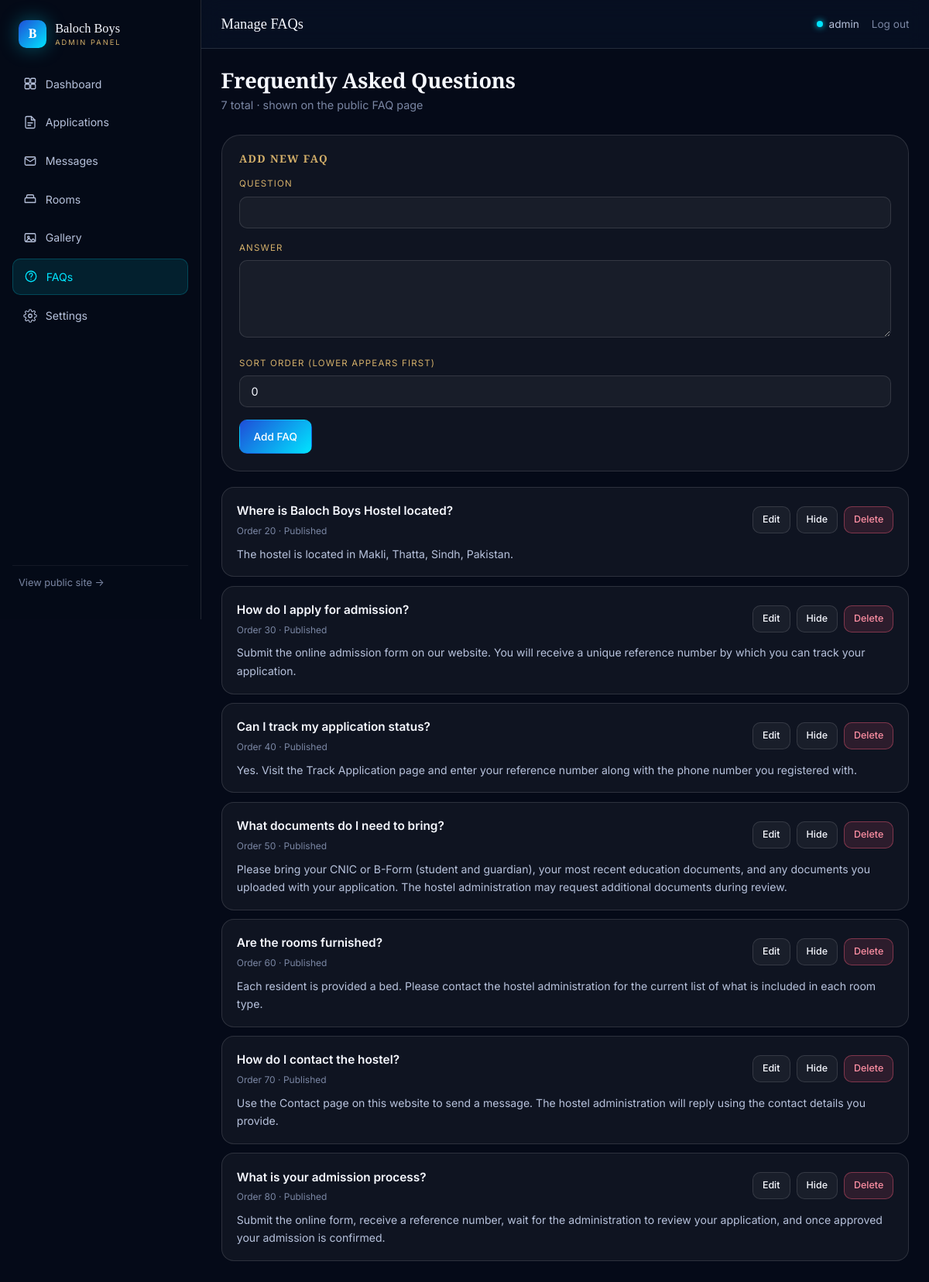
The app's page /admin/faqs (signed in) with its own data.
### models.py (models this page shows, shortened)
class FAQItem(db.Model):
    __tablename__ = "faq_items"
    id = db.Column(db.Integer, primary_key=True)
    question = db.Column(db.String(300), nullable=False)
    answer   = db.Column(db.Text,        nullable=False)
    sort_order = db.Column(db.Integer, default=0, nullable=False, index=True)
    is_published = db.Column(db.Boolean, default=True, nullable=False, index=True)
    created_at = db.Column(db.DateTime, default=datetime.utcnow, nullable=False)

### app.py (the view)
@admin_bp.route("/faqs")
@login_required
def faqs():
    items = FAQItem.query.order_by(FAQItem.sort_order.asc(), FAQItem.id.asc()).all()
    return render_template("admin/faqs.html", items=items)

### app.py (called while the page is built)
@app.after_request
def _security_headers(response):
    response.headers.setdefault("X-Content-Type-Options", "nosniff")
    response.headers.setdefault("X-Frame-Options", "SAMEORIGIN")
    response.headers.setdefault("Referrer-Policy", "strict-origin-when-cross-origin")
    response.headers.setdefault(
        "Permissions-Policy", "camera=(), microphone=(), geolocation=()"
    )
    response.headers.setdefault(
        "Content-Security-Policy",
        "default-src 'self'; "
        "img-src 'self' data:; "
        "style-src 'self' 'unsafe-inline' https://fonts.googleapis.com; "
        "font-src 'self' https://fonts.gstatic.com; "
        "script-src 'self' 'unsafe-inline'; "
        "connect-src 'self'; "
        "frame-ancestors 'self'; "
        "base-uri 'self'; "
        "form-action 'self'"
    )
    return response

def login_required(fn):
    @wraps(fn)
    def wrapper(*args, **kwargs):
        if not session.get("admin_id"):
            return redirect(url_for("admin.login", next=request.path))
        return fn(*args, **kwargs)
    return wrapper

@admin_bp.context_processor
def inject_admin_globals():
    unread = ContactMessage.query.filter_by(is_read=False).count()
    return {"unread_message_count": unread}

@app.context_processor
def inject_globals():
    class _Settings:
        contact_phone = SiteSettings.get("contact_phone")
        whatsapp_number = SiteSettings.get("whatsapp_number")
        hero_image = SiteSettings.get("hero_image")
    return {
        "site_settings": _Settings(),
        "current_year": date.today().year,
    }

### models.py (called while the page is built)
    @classmethod
    def get(cls, key, default=None):
        row = cls.query.filter_by(key=key).first()
        return row.value if row else default

### templates/admin/faqs.html (shortened to what this page needs)
{% extends "admin/admin_base.html" %}
{% block page_title %}Manage FAQs{% endblock %}
{% block content %}
<h1 class="admin-h1">Frequently Asked Questions</h1>
<p class="admin-sub">{{ items|length }} total · shown on the public FAQ page</p>
<div class="admin-card">
  <h3 style="font-size:0.85rem;letter-spacing:0.1em;text-transform:uppercase;color:var(--gold);margin:0 0 1rem;">
    Add New FAQ
  </h3>
  <form method="POST" action="{{ url_for('admin.add_faq') }}" class="admin-form">
    <div class="admin-form__row">
      <label>Question</label>
      <input type="text" name="question" required maxlength="300">
    </div>
    <div class="admin-form__row">
      <label>Answer</label>
      <textarea name="answer" required></textarea>
    </div>
    <div class="admin-form__row">
      <label>Sort order (lower appears first)</label>
      <input type="number" name="sort_order" value="0">
    </div>
    <button type="submit" class="admin-btn admin-btn--primary">Add FAQ</button>
  </form>
</div>
{% if items and items|length > 0 %}
  {% for item in items %}
    <div class="faq-admin-item">
      <div class="faq-admin-item__head">
        <div>
          <div class="faq-admin-item__q">{{ item.question }}</div>
          <div style="font-size:0.75rem;color:var(--text-lo);margin-top:0.2rem;">
            Order {{ item.sort_order }} ·
            {% if item.is_published %}Published{% else %}Hidden{% endif %}
          </div>
        </div>
        <div class="admin-actions">
          <button type="button" class="admin-btn admin-btn--sm"
                  onclick="document.getElementById('edit-{{ item.id }}').style.display =
                           document.getElementById('edit-{{ item.id }}').style.display === 'block' ? 'none' : 'block';">
            Edit
          </button>
          <form method="POST" action="{{ url_for('admin.toggle_faq', item_id=item.id) }}" style="display:inline;">
            <button type="submit" class="admin-btn admin-btn--sm">
              {% if item.is_published %}Hide{% else %}Publish{% endif %}
            </button>
          </form>
          <form method="POST" action="{{ url_for('admin.delete_faq', item_id=item.id) }}" style="display:inline;">
            <button type="submit" class="admin-btn admin-btn--sm admin-btn--danger"
                    data-confirm="Delete this FAQ?">Delete</button>
          </form>
        </div>
      </div>
      <div class="faq-admin-item__a">{{ item.answer }}</div>
    </div>
  {% endfor %}
{% else %}
  <div class="admin-card admin-empty">No FAQs yet. Add one above.</div>
{% endif %}
{% endblock %}

### templates/admin/admin_base.html (shortened to what this page needs)
<!DOCTYPE html>
<html lang="en">
<head>
  <link rel="stylesheet" href="{{ url_for('static', filename='css/public.css') }}">
  <link rel="stylesheet" href="{{ url_for('static', filename='css/admin.css') }}">
</head>
<body class="admin-body">
  <aside class="admin-sidebar" id="adminSidebar">
    <a href="{{ url_for('admin.dashboard') }}" class="admin-brand">
      <span class="admin-brand__mark">B</span>
      <span>
        Baloch Boys
        <span class="admin-brand__sub">Admin Panel</span>
      </span>
    </a>
    <nav class="admin-nav">
      <a href="{{ url_for('admin.dashboard') }}"
         class="admin-nav__link {% if request.endpoint == 'admin.dashboard' %}is-active{% endif %}">
        Dashboard
      </a>
      <a href="{{ url_for('admin.applications') }}"
         class="admin-nav__link {% if request.endpoint in ['admin.applications','admin.application_details'] %}is-active{% endif %}">
        Applications
      </a>
      <a href="{{ url_for('admin.messages') }}"
         class="admin-nav__link {% if request.endpoint == 'admin.messages' %}is-active{% endif %}">
        <svg viewBox="0 0 24 24" width="18" height="18" fill="none">
          <rect x="3" y="5" width="18" height="14" rx="2" stroke="currentColor" stroke-width="1.7"/>
          <path d="m3 7 9 6 9-6" stroke="currentColor" stroke-width="1.7" stroke-linejoin="round"/>
        </svg>
        Messages
      </a>
            <a href="{{ url_for('admin.rooms_admin') }}"
         class="admin-nav__link {% if request.endpoint in ['admin.rooms_admin'] %}is-active{% endif %}">
        <svg viewBox="0 0 24 24" width="18" height="18" fill="none">
          <path d="M3 18v-6a2 2 0 0 1 2-2h14a2 2 0 0 1 2 2v6M3 18h18M6 10V7a2 2 0 0 1 2-2h8a2 2 0 0 1 2 2v3"
                stroke="currentColor" stroke-width="1.7" stroke-linecap="round" stroke-linejoin="round"/>
        </svg>
        Rooms
      </a>
      <a href="{{ url_for('admin.gallery_admin') }}"
         class="admin-nav__link {% if request.endpoint in ['admin.gallery_admin'] %}is-active{% endif %}">
        Gallery
      </a>
      <a href="{{ url_for('admin.faqs') }}"
         class="admin-nav__link {% if request.endpoint == 'admin.faqs' %}is-active{% endif %}">
        <svg viewBox="0 0 24 24" width="18" height="18" fill="none">
          <circle cx="12" cy="12" r="9" stroke="currentColor" stroke-width="1.7"/>
          <path d="M9.5 9a2.5 2.5 0 1 1 4.5 1.5c-.8.8-2 1.5-2 3M12 17h.01"
                stroke="currentColor" stroke-width="1.7" stroke-linecap="round"/>
        </svg>
        FAQs
      </a>
      <a href="{{ url_for('admin.website_settings') }}"
         class="admin-nav__link {% if request.endpoint == 'admin.website_settings' %}is-active{% endif %}">
        Settings
      </a>
    </nav>
    <div class="admin-sidebar__foot">
      <a href="{{ url_for('public.home') }}" target="_blank" rel="noopener">
        View public site &rarr;
      </a>
    </div>
  </aside>
  <div class="admin-main">
    <header class="admin-topbar">
      <div class="admin-topbar__title">
        {% block page_title %}Dashboard{% endblock %}
      </div>
      <div class="admin-topbar__right">
        <span class="admin-user">
          <span class="admin-user__dot"></span>
          {{ session.admin_username if session and session.admin_username else 'Admin' }}
        </span>
        <a href="{{ url_for('admin.logout') }}" class="admin-logout">Log out</a>
      </div>
    </header>
    <main class="admin-content">
      {% block content %}{% endblock %}
    </main>
  </div>
</body>
</html>

### static/css/public.css (style rules this page uses)
:root { --navy-950: #050a18; --navy-900: #081226; --navy-800: #0d1b36; --navy-700: #12244a; --charcoal: #14161d; --royal: #1e4ed8; --royal-bright: #2f6bff; --cyan: #00e5ff; --cyan-soft: #6ff3ff; --gold: #d4b06a; --gold-bright: #f0d89a; --gold-dim: #9c7f45; --text-hi: #f6f8ff; --text-mid: #b7c2dc; --text-lo: #7a86a3; --glass-bg: rgba(255, 255, 255, 0.045); --glass-bg-hi: rgba(255, 255, 255, 0.08); --glass-border: rgba(255, 255, 255, 0.12); --glass-border-hi: rgba(0, 229, 255, 0.35); --grad-royal: linear-gradient(135deg, var(--royal) 0%, var(--cyan) 100%); --grad-gold: linear-gradient(135deg, var(--gold-dim) 0%, var(--gold-bright) 50%, var(--gold) 100%); --grad-surface: linear-gradient(180deg, var(--navy-900) 0%, var(--navy-950) 100%); --grad-aurora: radial-gradient(1200px 600px at 15% -10%, rgba(30, 78, 216, 0.28), transparent 60%), radial-gradient(1000px 500px at 90% 10%, rgba(0, 229, 255, 0.14), transparent 55%), radial-gradient(900px 700px at 50% 110%, rgba(212, 176, 106, 0.10), transparent 60%); --shadow-sm: 0 4px 14px rgba(0, 0, 0, 0.35); --shadow-md: 0 14px 40px rgba(0, 0, 0, 0.45); --shadow-lg: 0 30px 80px rgba(0, 0, 0, 0.55); --glow-cyan: 0 0 24px rgba(0, 229, 255, 0.35); --glow-gold: 0 0 24px rgba(212, 176, 106, 0.35); --r-sm: 10px; --r-md: 16px; --r-lg: 24px; --r-xl: 34px; --r-pill: 999px; --font-display: "Playfair Display", "Cormorant Garamond", Georgia, serif; --font-body: "Inter", "Manrope", "Segoe UI", system-ui, -apple-system, sans-serif; --ease-out: cubic-bezier(0.16, 1, 0.3, 1); --ease-inout: cubic-bezier(0.65, 0, 0.35, 1); --dur-fast: 180ms; --dur-med: 380ms; --dur-slow: 700ms; --container: 1200px; --nav-h: 78px; }
*, *::before, *::after { box-sizing: border-box; }
html { scroll-behavior: smooth; -webkit-text-size-adjust: 100%; }
body { margin: 0; font-family: var(--font-body); color: var(--text-mid); background: var(--navy-950); background-image: var(--grad-aurora); background-attachment: fixed; line-height: 1.65; overflow-x: hidden; -webkit-font-smoothing: antialiased; }
a { color: inherit; text-decoration: none; }
button { font: inherit; color: inherit; background: none; border: none; cursor: pointer; }
h1, h2, h3, h4 { font-family: var(--font-display); color: var(--text-hi); font-weight: 600; line-height: 1.12; margin: 0 0 0.5em; letter-spacing: -0.01em; }
h1 { font-size: clamp(2.6rem, 6vw, 5rem); }
h3 { font-size: clamp(1.35rem, 2.4vw, 1.8rem); }
p { margin: 0 0 1em; }

### records on screen
FAQItem: question "Where is Baloch Boys Hostel located?", sort_order "20", is_published "Published", answer "The hostel is located in Makli, Thatta, Sindh, Pakistan."
FAQItem: question "How do I apply for admission?", sort_order "30", is_published "Published", answer "Submit the online admission form on our website. You will receive a unique reference number by which you can track your application."
FAQItem: question "Can I track my application status?", sort_order "40", is_published "Published", answer "Yes. Visit the Track Application page and enter your reference number along with the phone number you registered with."
FAQItem: question "What documents do I need to bring?", sort_order "50", is_published "Published", answer "Please bring your CNIC or B-Form (student and guardian), your most recent education documents, and any documents you uploaded with your application. The hostel administration may request additional documents during review."
FAQItem: question "Are the rooms furnished?", sort_order "60", is_published "Published", answer "Each resident is provided a bed. Please contact the hostel administration for the current list of what is included in each room type."
FAQItem: question "How do I contact the hostel?", sort_order "70", is_published "Published", answer "Use the Contact page on this website to send a message. The hostel administration will reply using the contact details you provide."
FAQItem: question "What is your admission process?", sort_order "80", is_published "Published", answer "Submit the online form, receive a reference number, wait for the administration to review your application, and once approved your admission is confirmed."

### other values on screen
{{ items|length }} "7"
